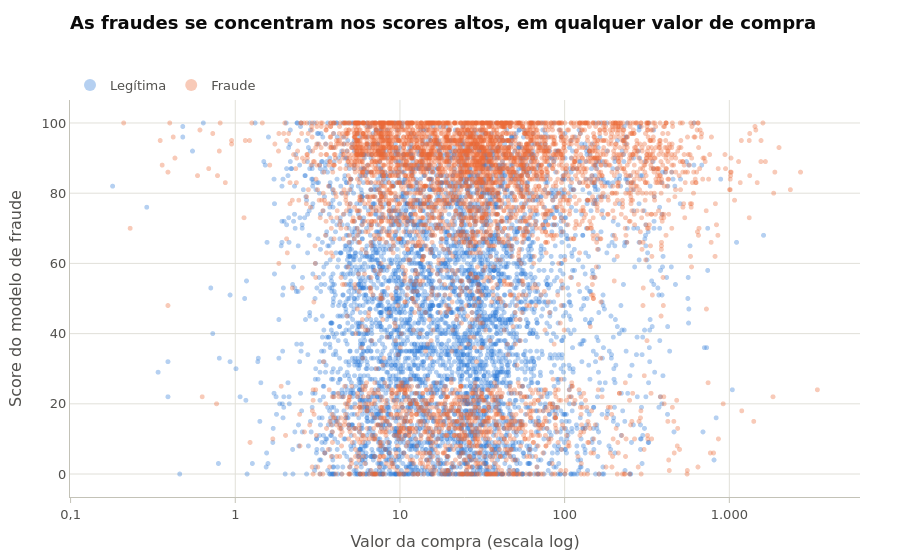

Here is the notebook cell this chart was saved with:
### Markdown cell above
### plotly

O grande diferencial: **passe o mouse sobre um ponto e descubra qual compra é**. Na investigação de fraude, isso vale ouro.

| Personalização | Código | Efeito |
|---|---|---|
| Escala log | `log_x=True` | Equivalente a `set_xscale("log")` |
| Marcações do eixo log | `tickvals=VALORES_LOG, ticktext=TEXTOS_LOG` | Por padrão o plotly escreve "2" e "5" entre as potências de 10, poluindo o eixo |
| Transparência | `opacity=0.35` | Equivalente ao `alpha` |
| Tamanho do ponto | `marker_size=5` | Aqui é o **diâmetro em pixels** (no matplotlib, `s` é área) |
| Informação no hover | `hover_data={"produto_curto": True, "pais_agrupado": True}` | Colunas extras ao passar o mouse |
| Muitos pontos | `render_mode="webgl"` | Usa a placa de vídeo: aguenta centenas de milhares de pontos |

### Code cell
fig = px.scatter(
    amostra, x="valor_compra", y="score_fraude_modelo", color="status",
    color_discrete_map=CORES_STATUS,
    category_orders={"status": ORDEM_STATUS},
    log_x=True, opacity=0.35, render_mode="webgl",
    hover_data={"produto_curto": True, "pais_agrupado": True, "valor_compra": ":.2f", "status": False},
    labels={"valor_compra": "Valor da compra (escala log)", "score_fraude_modelo": "Score do modelo de fraude",
            "status": "", "produto_curto": "Produto", "pais_agrupado": "País"},
    title=TITULO_DISPERSAO,
)

fig.update_traces(marker=dict(size=5, line_width=0))
fig.update_xaxes(showgrid=True, gridcolor=COR_GRADE, tickvals=VALORES_LOG, ticktext=TEXTOS_LOG)
fig.update_layout(legend=dict(orientation="h", x=0, xanchor="left", y=1, yanchor="bottom",
                              itemsizing="constant"))   # legenda sem transparência

fig.show()

### Figure 1 — Plotly figure (JSON) as saved in the notebook; plotly's stock layout.template omitted (floating-point values rounded to 4 significant figures; data arrays with more than 128 entries replaced by an {"elided": "..."} marker saying what was removed)
{"data": [{"customdata": {"elided": "5000x3 str values"}, "hovertemplate": "Valor da compra (escala log)=%{x:.2f}<br>Score do modelo de fraude=%{y}<br>Produto=%{customdata[0]}<br>País=%{customdata[1]}<extra></extra>", "legendgroup": "Legítima", "marker": {"color": "#2a78d6", "line": {"width": 0}, "opacity": 0.35, "size": 5, "symbol": "circle"}, "mode": "markers", "name": "Legítima", "showlegend": true, "type": "scattergl", "x": {"elided": "5000 float values"}, "xaxis": "x", "y": {"elided": "5000 int values"}, "yaxis": "y"}, {"customdata": {"elided": "5000x3 str values"}, "hovertemplate": "Valor da compra (escala log)=%{x:.2f}<br>Score do modelo de fraude=%{y}<br>Produto=%{customdata[0]}<br>País=%{customdata[1]}<extra></extra>", "legendgroup": "Fraude", "marker": {"color": "#eb6834", "line": {"width": 0}, "opacity": 0.35, "size": 5, "symbol": "circle"}, "mode": "markers", "name": "Fraude", "showlegend": true, "type": "scattergl", "x": {"elided": "5000 float values"}, "xaxis": "x", "y": {"elided": "5000 int values"}, "yaxis": "y"}], "layout": {"legend": {"itemsizing": "constant", "orientation": "h", "title": {"text": ""}, "tracegroupgap": 0, "x": 0, "xanchor": "left", "y": 1, "yanchor": "bottom"}, "title": {"text": "As fraudes se concentram nos scores altos, em qualquer valor de compra"}, "xaxis": {"anchor": "y", "domain": [0, 1], "gridcolor": "#e1e0d9", "showgrid": true, "ticktext": ["0,1", "1", "10", "100", "1.000"], "tickvals": [0.1, 1, 10, 100, 1000], "title": {"text": "Valor da compra (escala log)"}, "type": "log"}, "yaxis": {"anchor": "x", "domain": [0, 1], "title": {"text": "Score do modelo de fraude"}}}}
